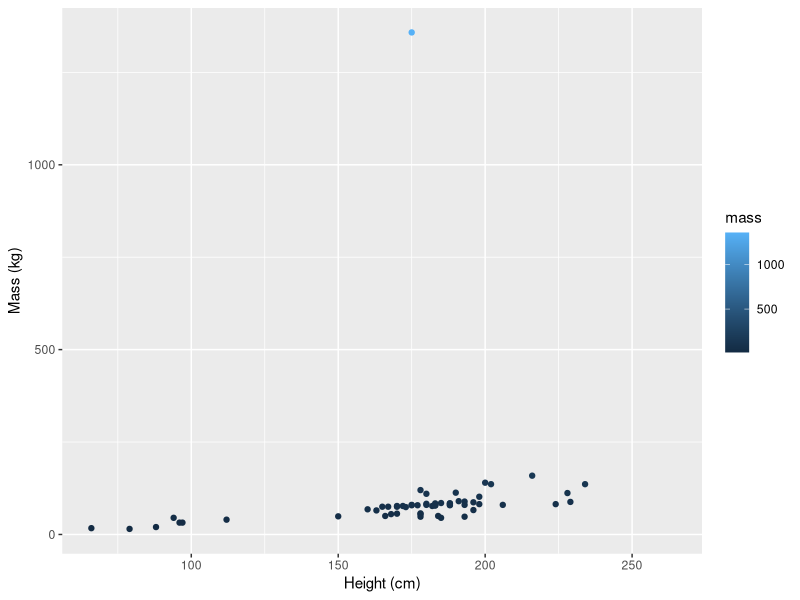
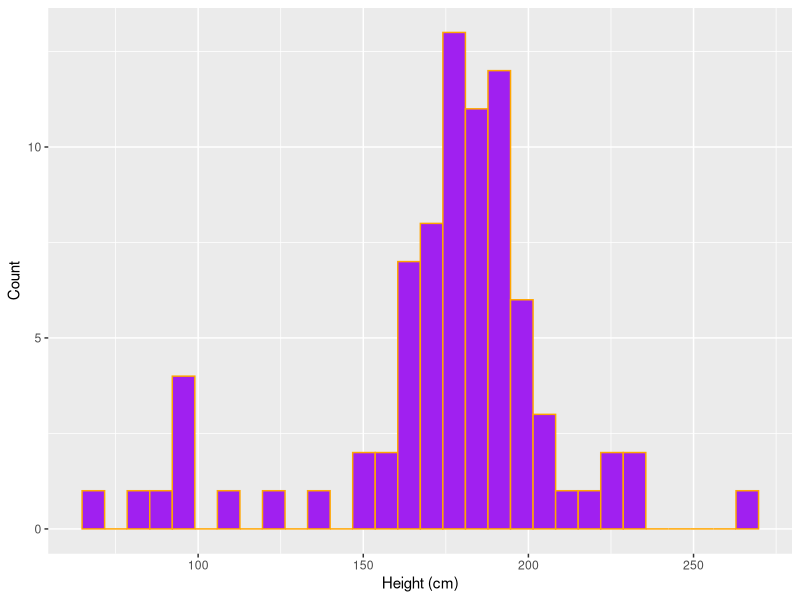

The R script that drew these images, in order:
## ---- chunk 1
#| message: false
# load library ----
library(tidyverse)

## ---- chunk 2
#| include: false
# do some data exploration ----
head(starwars)
tail(starwars)
dim(starwars)
## ---- chunk 3
#| echo: false 
ggplot(starwars, aes(x = height, y = mass, colour = mass)) +
  geom_point() + 
  labs(x = "Height (cm)", 
       y = "Mass (kg)")

## ---- chunk 4
#| fig-cap: "This is my figure caption"
#| fig-alt: "This is some alt text"
ggplot(starwars, aes(x = height)) + 
  geom_histogram(
              fill = "purple", 
                 color = "orange") +
  labs(x = "Height (cm)",
       y = "Count")
## ---- chunk 5
sw_height_mean <- round(mean(starwars$height, na.rm = TRUE), 3)
